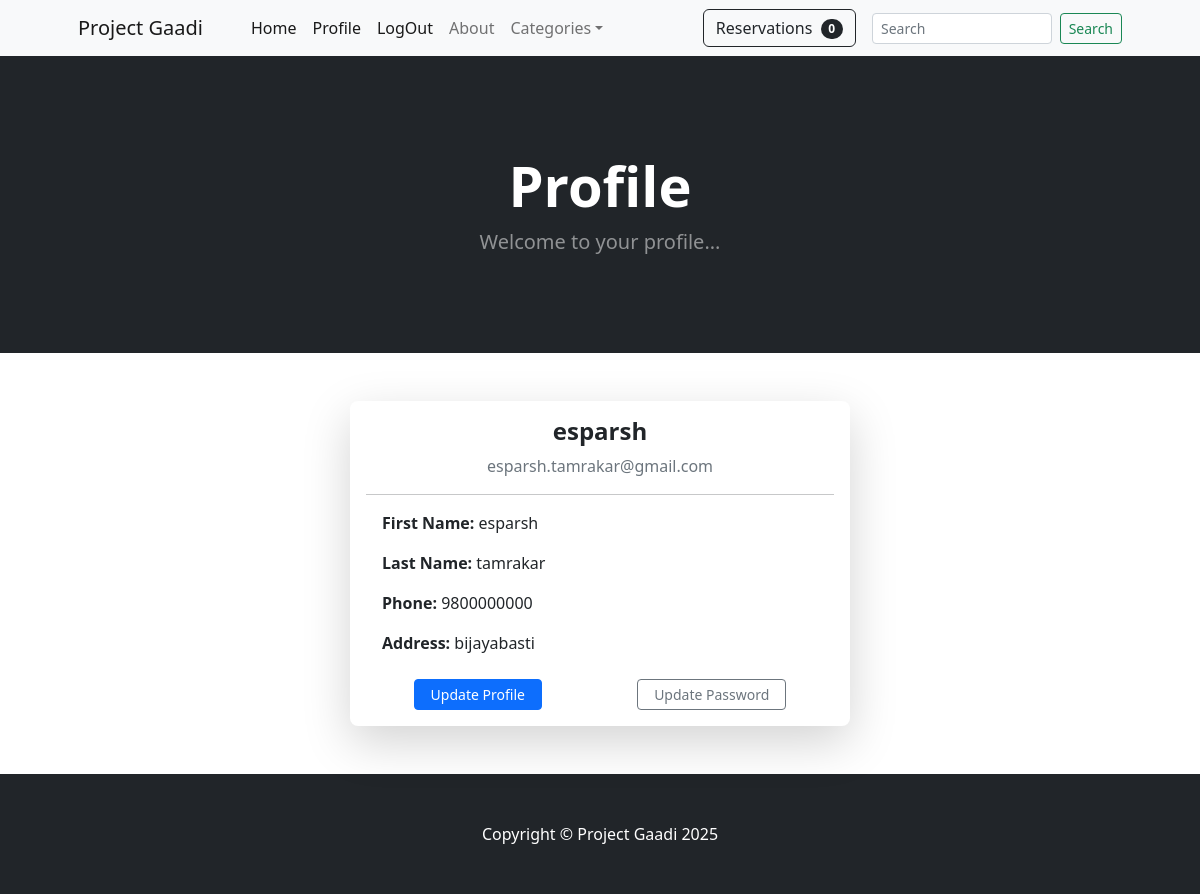
Page /accounts/profile/1/ (signed in) on the earlier database version.
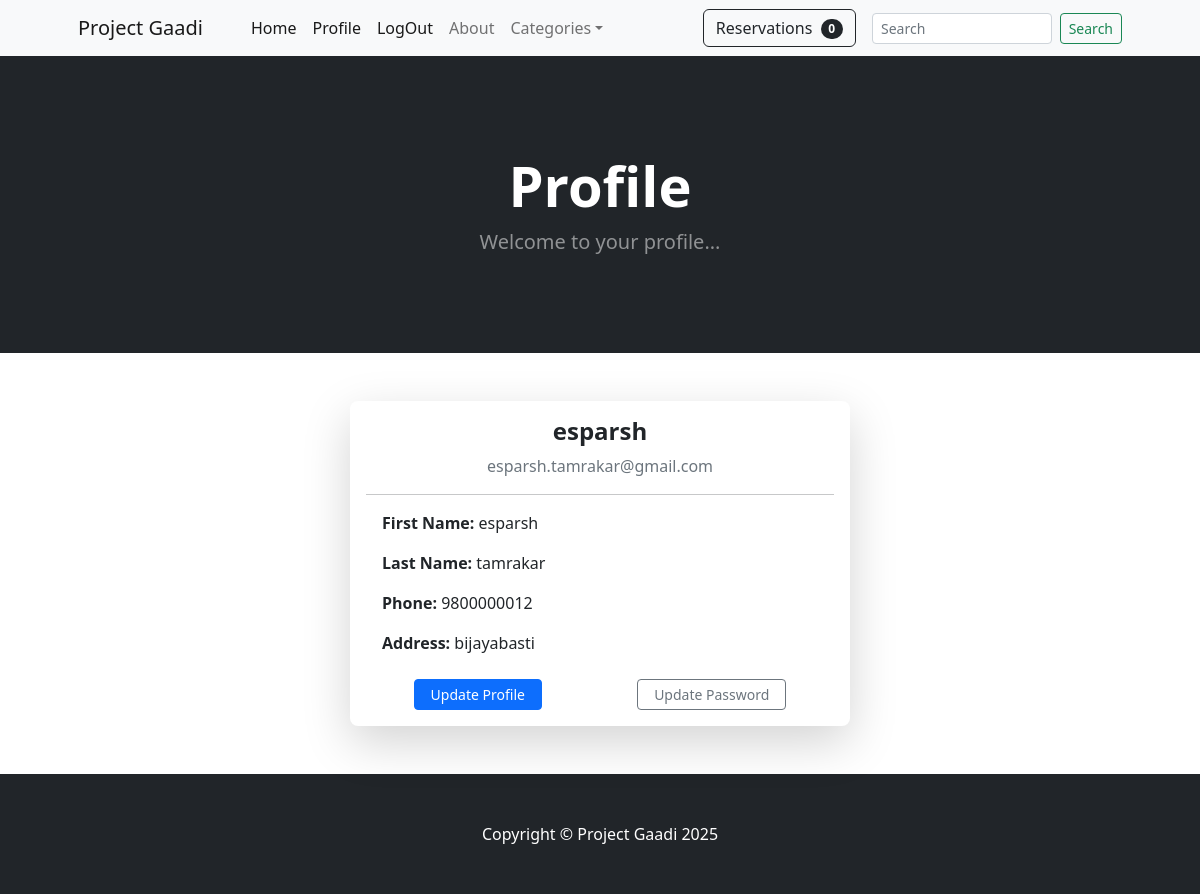
Same page on the later database version.
### accounts/models.py (models this page shows, shortened)
class CustomUser(AbstractUser):
  ROLE_CHOICES=[
    ('user', 'Regular User'),
    ('owner', 'Vehicle Owner')
  ]
  role=models.CharField(max_length=20, choices=ROLE_CHOICES, default='user')
  phone_number=models.CharField(max_length=10)
  address=models.CharField(max_length=100)

### accounts/views.py (the view)
# urls.py: path('profile/<int:pk>/', views.profile, name='profile'),
@login_required
def profile(request, pk):
    user=CustomUser.objects.get(pk=pk)
    return render(request, 'accounts/profile.html',{'user':user})

### accounts/templates/accounts/profile.html
{% extends 'accounts/base.html' %}
{% block content %}
  <header class="bg-dark py-5">
    <div class="container px-4 px-lg-5 my-5">
        <div class="text-center text-white">
            <h1 class="display-4 fw-bolder">Profile</h1>
            <p class="lead fw-normal text-white-50 mb-0">Welcome to your profile...</p>
        </div>
    </div>
  </header>
  <div class="container my-5 d-flex justify-content-center">
    <div class="card shadow-lg border-0 rounded-3" style="max-width: 500px; width: 100%;">
      <div class="card-body text-center">
        <h4 class="card-title fw-bold">{{ user.username }}</h4>
        <p class="text-muted mb-2">{{ user.email }}</p>
        <hr>
        <div class="text-start px-3">
          <p><strong>First Name:</strong> {{ user.first_name }}</p>
          <p><strong>Last Name:</strong> {{ user.last_name }}</p>
          <p><strong>Phone:</strong> {{ user.phone_number }}</p>
          <p><strong>Address:</strong> {{ user.address }}</p>
        </div>
        <div class="d-flex justify-content-around mt-4">
          <a href="{% url 'update_profile' user.id %}" class="btn btn-primary btn-sm px-3">Update Profile</a>
          <a href="#" class="btn btn-outline-secondary btn-sm px-3">Update Password</a>
        </div>
      </div>
    </div>
  </div>
{% endblock %}

Differences in the rows shown:
changed CustomUser "esparsh": phone_number "9800000000" → "9800000012"
